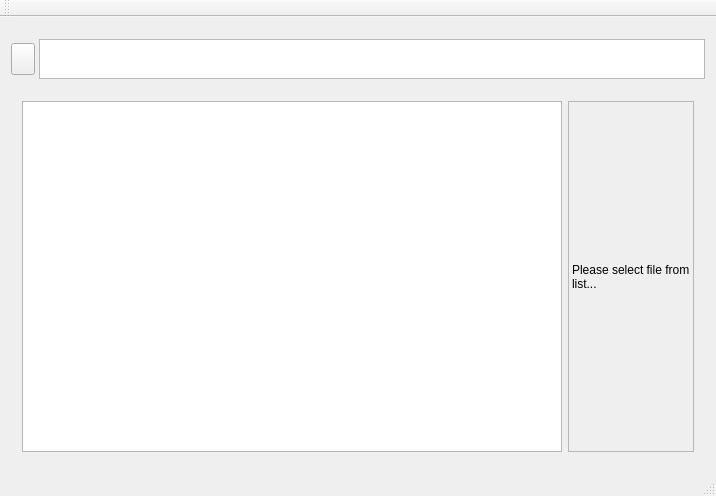
<?xml version="1.0" encoding="UTF-8"?>
<ui version="4.0">
 <class>MainWindow</class>
 <widget class="QMainWindow" name="MainWindow">
  <property name="geometry">
   <rect>
    <x>0</x>
    <y>0</y>
    <width>716</width>
    <height>496</height>
   </rect>
  </property>
  <property name="windowTitle">
   <string>MainWindow</string>
  </property>
  <widget class="QWidget" name="centralWidget">
   <layout class="QVBoxLayout" name="verticalLayout">
    <item>
     <widget class="QWidget" name="widgetAddressBar" native="true">
      <layout class="QHBoxLayout" name="horizontalLayout_3">
       <property name="spacing">
        <number>0</number>
       </property>
       <property name="leftMargin">
        <number>0</number>
       </property>
       <property name="topMargin">
        <number>0</number>
       </property>
       <property name="rightMargin">
        <number>0</number>
       </property>
       <property name="bottomMargin">
        <number>0</number>
       </property>
       <item>
        <widget class="BreadCrumbsAddressBar" name="frameBreadCrumbsAddressBar">
         <property name="frameShape">
          <enum>QFrame::StyledPanel</enum>
         </property>
         <property name="frameShadow">
          <enum>QFrame::Raised</enum>
         </property>
        </widget>
       </item>
      </layout>
     </widget>
    </item>
    <item>
     <widget class="QWidget" name="widget" native="true">
      <property name="maximumSize">
       <size>
        <width>16777215</width>
        <height>50</height>
       </size>
      </property>
      <layout class="QHBoxLayout" name="horizontalLayout_2">
       <property name="spacing">
        <number>4</number>
       </property>
       <property name="leftMargin">
        <number>0</number>
       </property>
       <property name="topMargin">
        <number>0</number>
       </property>
       <property name="rightMargin">
        <number>0</number>
       </property>
       <property name="bottomMargin">
        <number>0</number>
       </property>
       <item>
        <widget class="QToolButton" name="toolButtonSearchDir">
         <property name="maximumSize">
          <size>
           <width>32</width>
           <height>32</height>
          </size>
         </property>
         <property name="text">
          <string/>
         </property>
         <property name="icon">
          <iconset resource="mainwindow.qrc">
           <normaloff>:/icons/assets/folder.png</normaloff>:/icons/assets/folder.png</iconset>
         </property>
        </widget>
       </item>
       <item>
        <widget class="QPlainTextEdit" name="plainTextEditFilePath">
         <property name="maximumSize">
          <size>
           <width>16777215</width>
           <height>40</height>
          </size>
         </property>
         <property name="verticalScrollBarPolicy">
          <enum>Qt::ScrollBarAlwaysOff</enum>
         </property>
         <property name="horizontalScrollBarPolicy">
          <enum>Qt::ScrollBarAlwaysOff</enum>
         </property>
        </widget>
       </item>
      </layout>
     </widget>
    </item>
    <item>
     <widget class="QWidget" name="widget_2" native="true">
      <layout class="QHBoxLayout" name="horizontalLayout">
       <item>
        <widget class="QListWidget" name="listWidgetMain"/>
       </item>
       <item>
        <widget class="QLabel" name="labelInfomation">
         <property name="frameShape">
          <enum>QFrame::StyledPanel</enum>
         </property>
         <property name="frameShadow">
          <enum>QFrame::Raised</enum>
         </property>
         <property name="text">
          <string>Please select file from list...</string>
         </property>
         <property name="wordWrap">
          <bool>true</bool>
         </property>
        </widget>
       </item>
      </layout>
     </widget>
    </item>
   </layout>
  </widget>
  <widget class="QMenuBar" name="menuBar">
   <property name="geometry">
    <rect>
     <x>0</x>
     <y>0</y>
     <width>716</width>
     <height>22</height>
    </rect>
   </property>
  </widget>
  <widget class="QToolBar" name="mainToolBar">
   <attribute name="toolBarArea">
    <enum>TopToolBarArea</enum>
   </attribute>
   <attribute name="toolBarBreak">
    <bool>false</bool>
   </attribute>
  </widget>
  <widget class="QStatusBar" name="statusBar"/>
 </widget>
 <layoutdefault spacing="6" margin="11"/>
 <customwidgets>
  <customwidget>
   <class>BreadCrumbsAddressBar</class>
   <extends>QFrame</extends>
   <header>breadcrumbsaddressbar.h</header>
   <container>1</container>
  </customwidget>
 </customwidgets>
 <resources>
  <include location="mainwindow.qrc"/>
 </resources>
 <connections/>
</ui>
